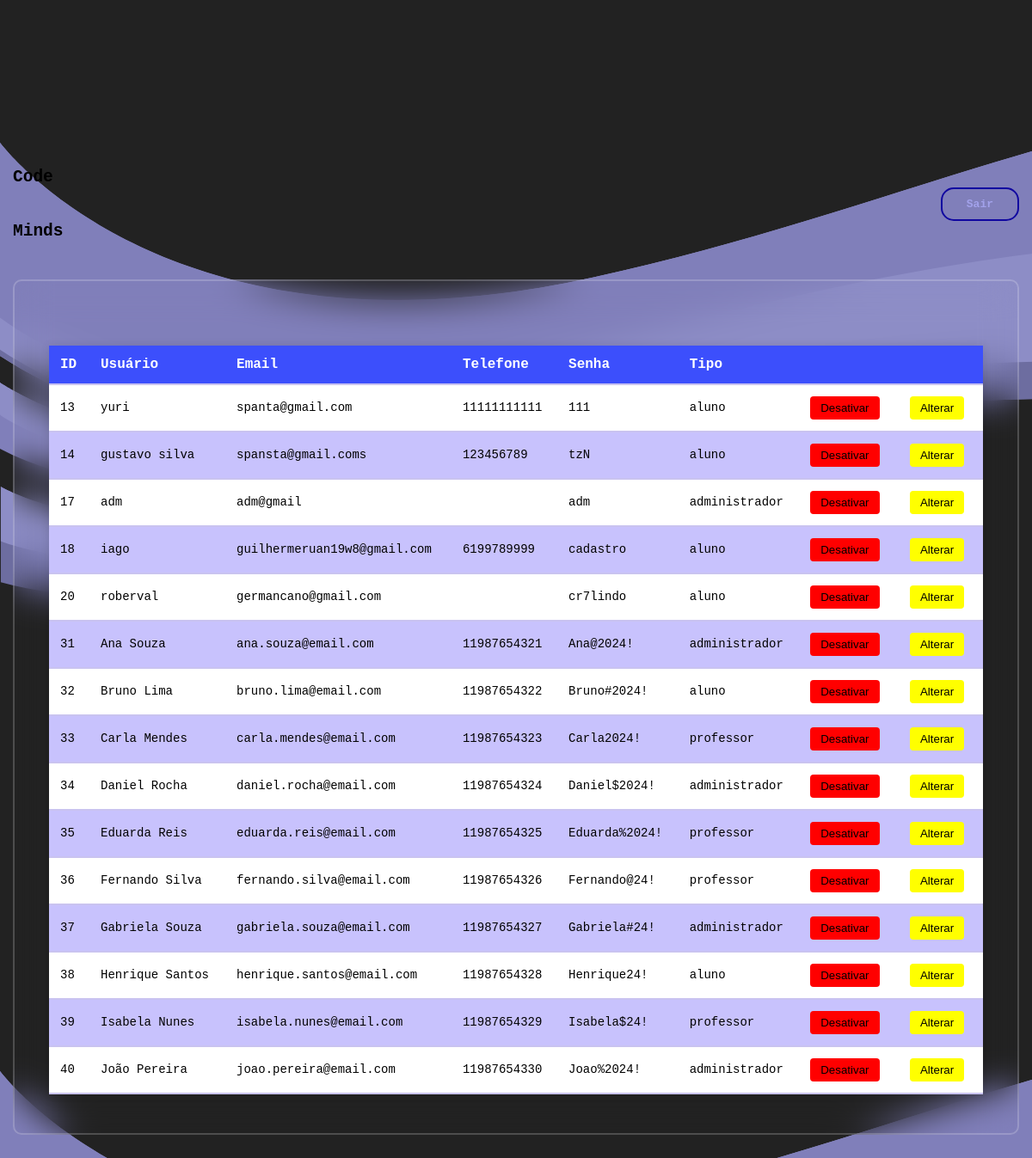
Screenshot of /view/listarUsuarios.php?status=sucesso with the database file from the repository.
### tables this page shows
CREATE TABLE `usuario` (
  `id_usuario` int(100) NOT NULL,
  `nome` varchar(1000) NOT NULL,
  `senha` varchar(16) NOT NULL,
  `email` varchar(200) NOT NULL,
  `telefone` varchar(11) NOT NULL,
  `tipo` varchar(20) NOT NULL
);

### model/DAO/Conexao.php (called while the page is built, shortened)
<?php
class Conexao {
    private static $conexao;
    public static function getInstance(){
        if(!isset(self::$conexao)){
            try {
                $options = array(
                PDO::ATTR_PERSISTENT => true,
                PDO::MYSQL_ATTR_INIT_COMMAND => 'SET NAMES UTF8;',
                PDO::ATTR_ERRMODE => PDO::ERRMODE_EXCEPTION
            );
                self::$conexao = new
                PDO("mysql:host=localhost;dbname=test",
                "root","", $options);
            } catch (PDOException $exc) {
                echo "Erro ao conectar ao banco ".$exc->getMessage();
            }
        }
        return self::$conexao;
    }
}
?>

### model/DAO/UsuarioDAO.php (called while the page is built, shortened)
<?php
include_once "Conexao.php";
class UsuarioDAO{
    public $pdo = null;
    public function __construct()
    {
        $this->pdo = Conexao::getInstance();
    }
    public function listarUsuarios(){
        try {
            $sql = "SELECT * FROM usuario";
            $stmt = $this->pdo->prepare($sql);
            $stmt->execute();
            $retorno = $stmt->FetchALL(PDO::FETCH_ASSOC);
            return $retorno;
        } catch (PDOException $exe) {
            echo $exe->getMessage();
        }
    }
    }

### view/listarUsuarios.php (the view, shortened to what this page needs)
<?php
include "../control/listarUsuariocontrol.php";
?>
<!DOCTYPE html>
<html lang="pt-BR">
<head>
    <link rel="stylesheet" href="../styles/listar.css">
</head>
<body>
<header>
    <div id="title">
        <h2>Code</h2>
        <h2>Minds</h2>
    </div>
    <ul>
        <a href="./logOff.php" id="acesso"><li>Sair</li></a>
    </ul>
</header>
<div class="bloco">
    <table>
        <thead>
            <tr>
                <th>ID</th>
                <th>Usuário</th>
                <th>Email</th>
                <th>Telefone</th>
                <th>Senha</th>
                <th>Tipo</th>
                <th colspan="2"> </th>
            </tr>
        </thead>
        <tbody>
        <?php foreach ($todos as $t) { ?>
            <tr>
                <td><?php echo $t["id_usuario"] ?></td>
                <td><?php echo $t["nome"] ?></td>
                <td><?php echo $t["email"] ?></td>
                <td><?php echo $t["telefone"] ?></td>
                <td><?php echo $t["senha"] ?></td>
                <td><?php echo $t["tipo"] ?></td>
                <td>
                    <button
                        style="background-color: red;"
                        class="btn"
                        onclick="confirmDelete(<?php echo $t['id_usuario']; ?>)">
                        Desativar
                    </button>
                </td>
                <td>
                    <button
                        style="background-color: yellow;"
                        class="btn"
                        onclick="confirmUpdate(<?php echo $t['id_usuario']; ?>)">
                        Alterar
                    </button>
                </td>
            </tr>
        <?php } ?>
        </tbody>
    </table>
</div>
</body>
</html>

### styles/listar.css (style rules this page uses)
body { font-family: Arial, sans-serif; background-color: #f4f4f4; margin: 0; padding: 15; font-weight:600; background-image: url(../components/images/fundoimg.png); }
table { width: 100%; border-collapse: collapse; background-color: #ffffff; box-shadow: 0 0 10px rgba(0, 0, 0, 0.1); }
thead { background-color: #3c4ffc; color: white; }
th, td { padding: 13px; text-align: left; border-bottom: 2px solid #c9c3f0; }
tbody tr:nth-child(even) { background-color: #c8c2fd; }
td { font-size: 14px; }
th { font-size: 16px; }
.btn { padding: 6px 12px; margin-right: 5px; border: none; border-radius: 4px; cursor: pointer; }
.bloco { background-color: transparent; border: 2px solid rgba(255, 255, 255, .2); backdrop-filter: blur(20px); color: #fff; border-radius: 10px; padding: 30px 40px }
header { display: flex; flex-direction: row; justify-content: space-between; align-items: center; }
#title { flex-direction: column; line-height: 10px; }
li { display: inline-block; margin: 18px; color: rgb(162, 162, 235); }
a { color: rgb(16, 6, 160); border-color: rgb(162, 162, 235); }
#acesso { border: 2px solid rgb(16, 6, 160); padding: 10px; border-radius: 15px; }

### rows the page displays
usuario: id_usuario "13", nome "yuri", email "spanta@gmail.com", telefone "11111111111", senha "111", tipo "aluno"
usuario: id_usuario "14", nome "gustavo silva", email "spansta@gmail.coms", telefone "123456789", senha "tzN", tipo "aluno"
usuario: id_usuario "17", nome "adm", email "adm@gmail", senha "adm", tipo "administrador"
usuario: id_usuario "18", nome "iago", email "guilhermeruan19w8@gmail.com", telefone "6199789999", senha "cadastro", tipo "aluno"
usuario: id_usuario "20", nome "roberval", email "germancano@gmail.com", senha "cr7lindo", tipo "aluno"
usuario: id_usuario "31", nome "Ana Souza", email "ana.souza@email.com", telefone "11987654321", senha "Ana@2024!", tipo "administrador"
usuario: id_usuario "32", nome "Bruno Lima", email "bruno.lima@email.com", telefone "11987654322", senha "Bruno#2024!", tipo "aluno"
usuario: id_usuario "33", nome "Carla Mendes", email "carla.mendes@email.com", telefone "11987654323", senha "Carla2024!", tipo "professor"
usuario: id_usuario "34", nome "Daniel Rocha", email "daniel.rocha@email.com", telefone "11987654324", senha "Daniel$2024!", tipo "administrador"
usuario: id_usuario "35", nome "Eduarda Reis", email "eduarda.reis@email.com", telefone "11987654325", senha "Eduarda%2024!", tipo "professor"
usuario: id_usuario "36", nome "Fernando Silva", email "fernando.silva@email.com", telefone "11987654326", senha "Fernando@24!", tipo "professor"
usuario: id_usuario "37", nome "Gabriela Souza", email "gabriela.souza@email.com", telefone "11987654327", senha "Gabriela#24!", tipo "administrador"
usuario: id_usuario "38", nome "Henrique Santos", email "henrique.santos@email.com", telefone "11987654328", senha "Henrique24!", tipo "aluno"
usuario: id_usuario "39", nome "Isabela Nunes", email "isabela.nunes@email.com", telefone "11987654329", senha "Isabela$24!", tipo "professor"
usuario: id_usuario "40", nome "João Pereira", email "joao.pereira@email.com", telefone "11987654330", senha "Joao%2024!", tipo "administrador"
